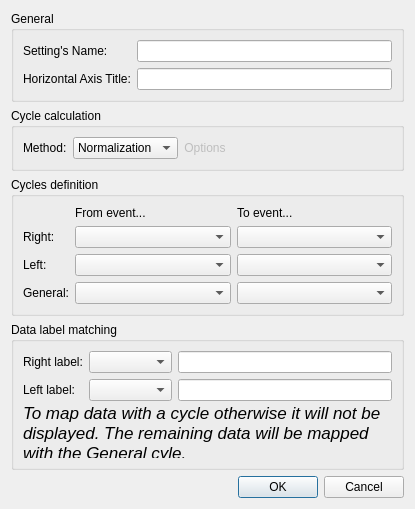
<?xml version="1.0" encoding="UTF-8"?>
<ui version="4.0">
 <class>ChartCycleSettingDialog</class>
 <widget class="QDialog" name="ChartCycleSettingDialog">
  <property name="geometry">
   <rect>
    <x>0</x>
    <y>0</y>
    <width>415</width>
    <height>509</height>
   </rect>
  </property>
  <property name="windowTitle">
   <string>Chart Cycle Setting</string>
  </property>
  <layout class="QVBoxLayout" name="verticalLayout_4">
   <item>
    <widget class="QGroupBox" name="groupBox">
     <property name="title">
      <string>General</string>
     </property>
     <layout class="QGridLayout" name="gridLayout_2">
      <item row="0" column="0">
       <widget class="QLabel" name="label_5">
        <property name="text">
         <string>Setting's Name:</string>
        </property>
       </widget>
      </item>
      <item row="0" column="1">
       <widget class="QLineEdit" name="settingNameLineEdit"/>
      </item>
      <item row="1" column="0">
       <widget class="QLabel" name="label_4">
        <property name="text">
         <string>Horizontal Axis Title:</string>
        </property>
       </widget>
      </item>
      <item row="1" column="1">
       <widget class="QLineEdit" name="horizontalAxisTitleLineEdit"/>
      </item>
     </layout>
    </widget>
   </item>
   <item>
    <widget class="QGroupBox" name="groupBox_3">
     <property name="title">
      <string>Cycle calculation</string>
     </property>
     <layout class="QHBoxLayout" name="horizontalLayout">
      <item>
       <widget class="QLabel" name="label_8">
        <property name="text">
         <string>Method:</string>
        </property>
       </widget>
      </item>
      <item>
       <widget class="QComboBox" name="calculationMethodComboBox">
        <property name="currentIndex">
         <number>0</number>
        </property>
        <item>
         <property name="text">
          <string>Normalization</string>
         </property>
        </item>
       </widget>
      </item>
      <item>
       <widget class="QPushButton" name="calculationMethodOptionsButton">
        <property name="enabled">
         <bool>false</bool>
        </property>
        <property name="styleSheet">
         <string notr="true">QPushButton:flat {
	border: none;
}

QPushButton:pressed  {
     padding: 1px -1px -1px 1px;
 }</string>
        </property>
        <property name="text">
         <string>Options</string>
        </property>
        <property name="icon">
         <iconset resource="images.qrc">
          <normaloff>:/Resources/Images/edit.png</normaloff>:/Resources/Images/edit.png</iconset>
        </property>
        <property name="iconSize">
         <size>
          <width>16</width>
          <height>20</height>
         </size>
        </property>
        <property name="flat">
         <bool>true</bool>
        </property>
       </widget>
      </item>
      <item>
       <spacer name="horizontalSpacer">
        <property name="orientation">
         <enum>Qt::Horizontal</enum>
        </property>
        <property name="sizeHint" stdset="0">
         <size>
          <width>48</width>
          <height>20</height>
         </size>
        </property>
       </spacer>
      </item>
     </layout>
    </widget>
   </item>
   <item>
    <widget class="QGroupBox" name="groupBox_2">
     <property name="title">
      <string>Cycles definition</string>
     </property>
     <layout class="QGridLayout" name="gridLayout" columnstretch="0,1,1">
      <item row="3" column="0">
       <widget class="QLabel" name="label_10">
        <property name="text">
         <string>General:</string>
        </property>
       </widget>
      </item>
      <item row="1" column="1">
       <widget class="QComboBox" name="fromRightEventComboBox">
        <property name="currentIndex">
         <number>-1</number>
        </property>
       </widget>
      </item>
      <item row="3" column="1">
       <widget class="QComboBox" name="fromGeneralEventComboBox"/>
      </item>
      <item row="3" column="2">
       <widget class="QComboBox" name="toGeneralEventComboBox"/>
      </item>
      <item row="0" column="1">
       <widget class="QLabel" name="label_9">
        <property name="text">
         <string>From event...</string>
        </property>
       </widget>
      </item>
      <item row="0" column="2">
       <widget class="QLabel" name="label_7">
        <property name="text">
         <string>To event...</string>
        </property>
       </widget>
      </item>
      <item row="2" column="0">
       <widget class="QLabel" name="label_3">
        <property name="text">
         <string>Left:</string>
        </property>
       </widget>
      </item>
      <item row="2" column="1">
       <widget class="QComboBox" name="fromLeftEventComboBox"/>
      </item>
      <item row="2" column="2">
       <widget class="QComboBox" name="toLeftEventComboBox"/>
      </item>
      <item row="1" column="0">
       <widget class="QLabel" name="label_2">
        <property name="text">
         <string>Right:</string>
        </property>
       </widget>
      </item>
      <item row="1" column="2">
       <widget class="QComboBox" name="toRightEventComboBox">
        <property name="currentIndex">
         <number>-1</number>
        </property>
       </widget>
      </item>
     </layout>
    </widget>
   </item>
   <item>
    <widget class="QGroupBox" name="groupBox_4">
     <property name="title">
      <string>Data label matching</string>
     </property>
     <layout class="QGridLayout" name="gridLayout_3">
      <item row="1" column="1">
       <widget class="QComboBox" name="rightLabelRuleComboBox">
        <property name="currentIndex">
         <number>-1</number>
        </property>
        <item>
         <property name="text">
          <string>starts with</string>
         </property>
        </item>
        <item>
         <property name="text">
          <string>ends with</string>
         </property>
        </item>
        <item>
         <property name="text">
          <string>contains</string>
         </property>
        </item>
       </widget>
      </item>
      <item row="3" column="0" colspan="3">
       <widget class="QLabel" name="infoLabel">
        <property name="font">
         <font>
          <pointsize>13</pointsize>
          <italic>true</italic>
         </font>
        </property>
        <property name="text">
         <string>To map data with a cycle otherwise it will not be displayed. The remaining data will be mapped with the General cyle.</string>
        </property>
        <property name="wordWrap">
         <bool>true</bool>
        </property>
       </widget>
      </item>
      <item row="1" column="0">
       <widget class="QLabel" name="label_6">
        <property name="text">
         <string>Right label:</string>
        </property>
       </widget>
      </item>
      <item row="2" column="1">
       <widget class="QComboBox" name="leftLabelRuleComboBox">
        <property name="currentIndex">
         <number>-1</number>
        </property>
        <item>
         <property name="text">
          <string>starts with</string>
         </property>
        </item>
        <item>
         <property name="text">
          <string>ends with</string>
         </property>
        </item>
        <item>
         <property name="text">
          <string>contains</string>
         </property>
        </item>
       </widget>
      </item>
      <item row="2" column="2">
       <widget class="QLineEdit" name="leftLabelRuleLineEdit"/>
      </item>
      <item row="2" column="0">
       <widget class="QLabel" name="label_11">
        <property name="text">
         <string>Left label:</string>
        </property>
       </widget>
      </item>
      <item row="1" column="2">
       <widget class="QLineEdit" name="rightLabelRuleLineEdit"/>
      </item>
     </layout>
    </widget>
   </item>
   <item>
    <widget class="QDialogButtonBox" name="buttonBox">
     <property name="orientation">
      <enum>Qt::Horizontal</enum>
     </property>
     <property name="standardButtons">
      <set>QDialogButtonBox::Cancel|QDialogButtonBox::Ok</set>
     </property>
    </widget>
   </item>
  </layout>
 </widget>
 <tabstops>
  <tabstop>settingNameLineEdit</tabstop>
  <tabstop>horizontalAxisTitleLineEdit</tabstop>
  <tabstop>calculationMethodComboBox</tabstop>
  <tabstop>calculationMethodOptionsButton</tabstop>
  <tabstop>fromRightEventComboBox</tabstop>
  <tabstop>toRightEventComboBox</tabstop>
  <tabstop>fromLeftEventComboBox</tabstop>
  <tabstop>toLeftEventComboBox</tabstop>
  <tabstop>fromGeneralEventComboBox</tabstop>
  <tabstop>toGeneralEventComboBox</tabstop>
  <tabstop>rightLabelRuleComboBox</tabstop>
  <tabstop>rightLabelRuleLineEdit</tabstop>
  <tabstop>leftLabelRuleComboBox</tabstop>
  <tabstop>leftLabelRuleLineEdit</tabstop>
  <tabstop>buttonBox</tabstop>
 </tabstops>
 <resources>
  <include location="images.qrc"/>
 </resources>
 <connections>
  <connection>
   <sender>buttonBox</sender>
   <signal>accepted()</signal>
   <receiver>ChartCycleSettingDialog</receiver>
   <slot>accept()</slot>
   <hints>
    <hint type="sourcelabel">
     <x>248</x>
     <y>254</y>
    </hint>
    <hint type="destinationlabel">
     <x>157</x>
     <y>274</y>
    </hint>
   </hints>
  </connection>
  <connection>
   <sender>buttonBox</sender>
   <signal>rejected()</signal>
   <receiver>ChartCycleSettingDialog</receiver>
   <slot>reject()</slot>
   <hints>
    <hint type="sourcelabel">
     <x>316</x>
     <y>260</y>
    </hint>
    <hint type="destinationlabel">
     <x>286</x>
     <y>274</y>
    </hint>
   </hints>
  </connection>
 </connections>
</ui>
